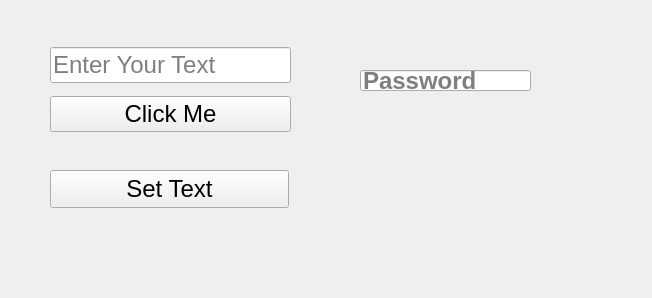
<?xml version="1.0" encoding="UTF-8"?>
<ui version="4.0">
 <class>MainWindow</class>
 <widget class="QMainWindow" name="MainWindow">
  <property name="geometry">
   <rect>
    <x>0</x>
    <y>0</y>
    <width>652</width>
    <height>298</height>
   </rect>
  </property>
  <property name="font">
   <font>
    <pointsize>18</pointsize>
   </font>
  </property>
  <property name="windowTitle">
   <string>MainWindow</string>
  </property>
  <widget class="QWidget" name="centralwidget">
   <widget class="QLineEdit" name="lineEdit">
    <property name="geometry">
     <rect>
      <x>360</x>
      <y>70</y>
      <width>171</width>
      <height>21</height>
     </rect>
    </property>
    <property name="font">
     <font>
      <pointsize>18</pointsize>
      <bold>true</bold>
     </font>
    </property>
    <property name="echoMode">
     <enum>QLineEdit::EchoMode::Password</enum>
    </property>
    <property name="placeholderText">
     <string>Password</string>
    </property>
   </widget>
   <widget class="QPushButton" name="pushButton_2">
    <property name="geometry">
     <rect>
      <x>50</x>
      <y>170</y>
      <width>239</width>
      <height>38</height>
     </rect>
    </property>
    <property name="text">
     <string>Set Text</string>
    </property>
   </widget>
   <widget class="QWidget" name="">
    <property name="geometry">
     <rect>
      <x>50</x>
      <y>40</y>
      <width>241</width>
      <height>101</height>
     </rect>
    </property>
    <layout class="QVBoxLayout" name="verticalLayout">
     <item>
      <widget class="QLineEdit" name="lineEdit_1">
       <property name="font">
        <font>
         <pointsize>18</pointsize>
        </font>
       </property>
       <property name="text">
        <string/>
       </property>
       <property name="placeholderText">
        <string>Enter Your Text</string>
       </property>
      </widget>
     </item>
     <item>
      <widget class="QPushButton" name="pushButton">
       <property name="text">
        <string>Click Me</string>
       </property>
      </widget>
     </item>
    </layout>
   </widget>
  </widget>
 </widget>
 <resources/>
 <connections/>
</ui>
